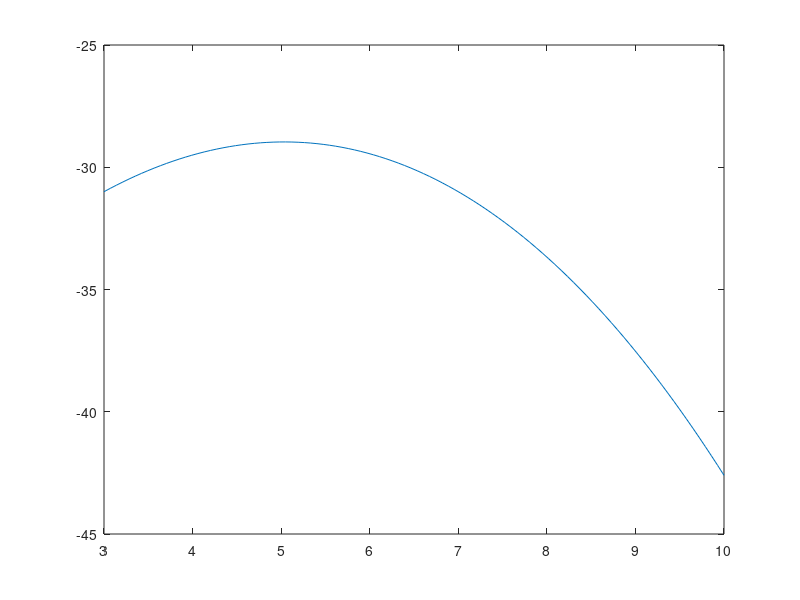

Recreate this plot in MATLAB.
x_points = [3 4 7 10];
y_points = [-31 -29.5 -31 -42.6];

xx = linspace(x_points(1), x_points(end));
yy = interp1(x_points,y_points,xx,'spline');

% figure(20)
plot(xx,yy)